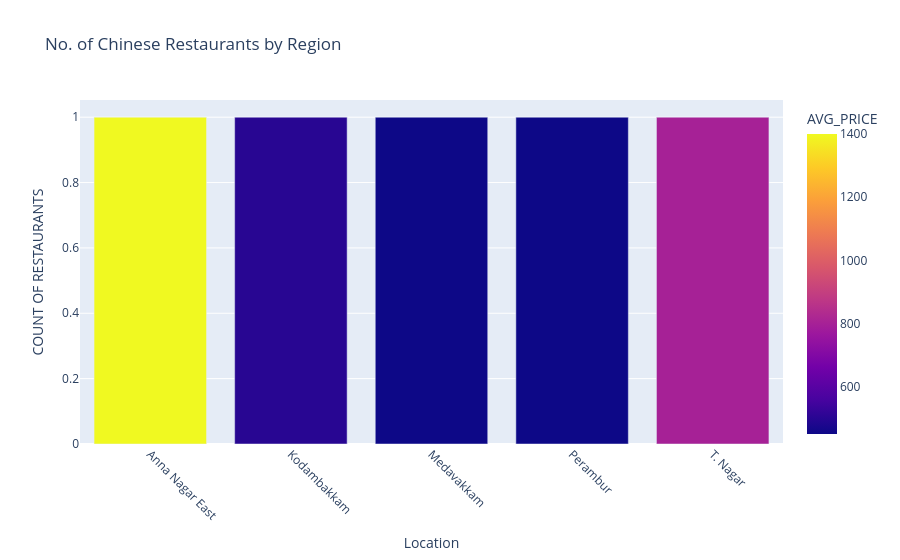

Notebook code cell kept with this figure:
### Code cell
fig = px.bar(
    chinese_rest_df,
    x=chinese_rest_df.index,     
    y='COUNT OF RESTAURANTS',
    color='AVG_PRICE',
    title='No. of Chinese Restaurants by Region'
)

fig.update_xaxes(categoryorder='total descending', tickangle=45)
fig.show()

### Figure 1 — Plotly figure (JSON) as saved in the notebook; plotly's stock layout.template omitted (floating-point values rounded to 4 significant figures)
{"data": [{"alignmentgroup": "True", "hovertemplate": "Location=%{x}<br>COUNT OF RESTAURANTS=%{y}<br>AVG_PRICE=%{marker.color}<extra></extra>", "legendgroup": "", "marker": {"color": [1400, 500, 450, 450, 800], "coloraxis": "coloraxis", "pattern": {"shape": ""}}, "name": "", "offsetgroup": "", "orientation": "v", "showlegend": false, "textposition": "auto", "type": "bar", "x": ["Anna Nagar East", "Kodambakkam", "Medavakkam", "Perambur", "T. Nagar"], "xaxis": "x", "y": [1, 1, 1, 1, 1], "yaxis": "y"}], "layout": {"barmode": "relative", "coloraxis": {"colorbar": {"title": {"text": "AVG_PRICE"}}, "colorscale": [[0, "#0d0887"], [0.1111, "#46039f"], [0.2222, "#7201a8"], [0.3333, "#9c179e"], [0.4444, "#bd3786"], [0.5556, "#d8576b"], [0.6667, "#ed7953"], [0.7778, "#fb9f3a"], [0.8889, "#fdca26"], [1, "#f0f921"]]}, "legend": {"tracegroupgap": 0}, "title": {"text": "No. of Chinese Restaurants by Region"}, "xaxis": {"anchor": "y", "categoryorder": "total descending", "domain": [0, 1], "tickangle": 45, "title": {"text": "Location"}}, "yaxis": {"anchor": "x", "domain": [0, 1], "title": {"text": "COUNT OF RESTAURANTS"}}}}
